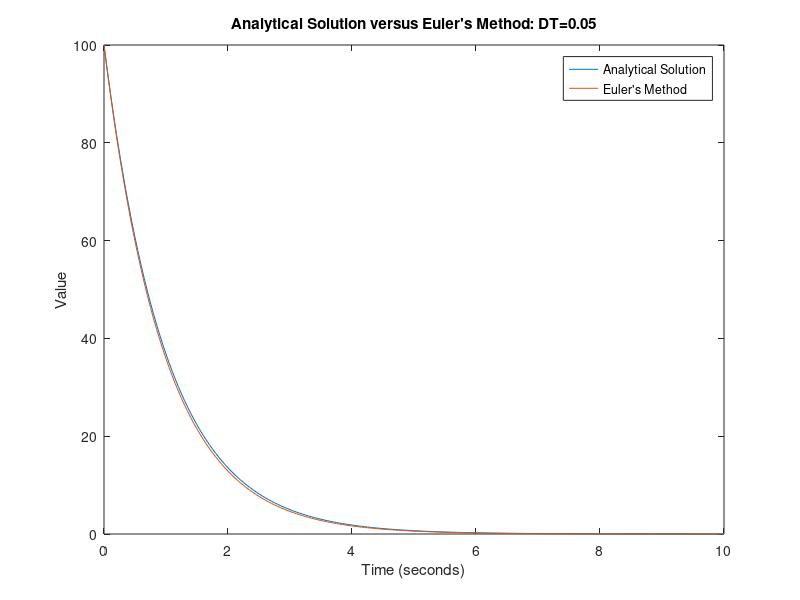
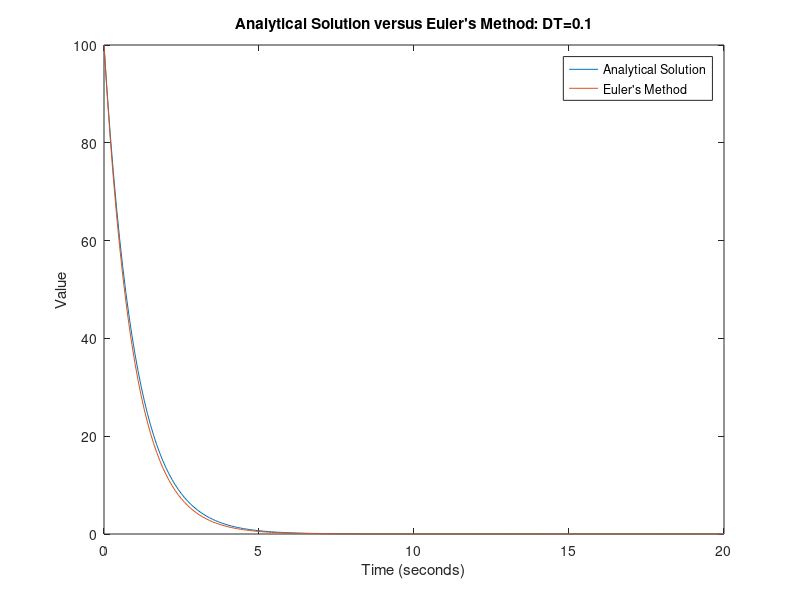
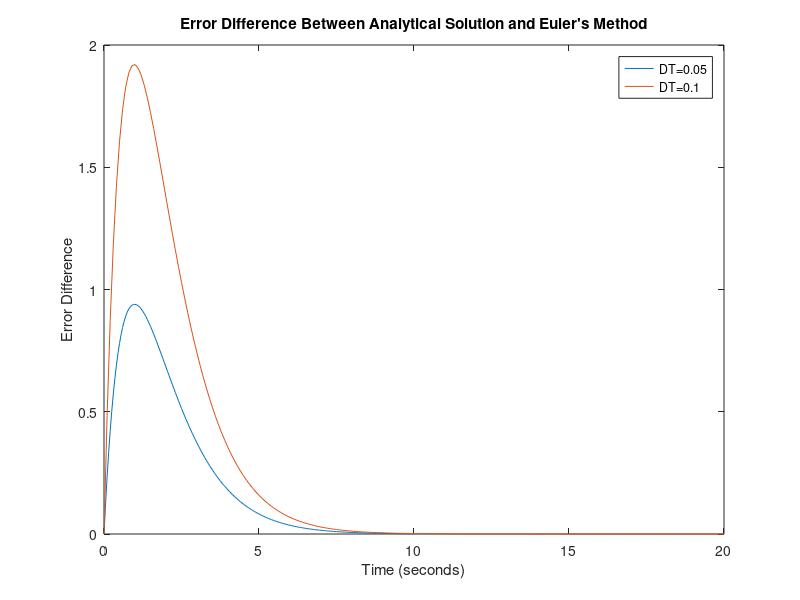

The MATLAB source for these figures, in order:
% Daniel Bristow
% PHYS 430

% In-Class Activity 2: Euler Method Exponential Decay 1/21/21

N_URANIUM_INITIAL = 100;
TAU = 1; % time constant (seconds)
DT = 0.05; % time interval (seconds)
time1 = 0:DT:DT*200;
n_uranium_array = zeros(1,length(time1));






% Euler's method: DT = 0.05
n_uranium_array(1,1) = N_URANIUM_INITIAL;

for i = 1 : length(n_uranium_array)-1
    
    n_uranium_array(1,i+1) = n_uranium_array(1,i) - DT * (n_uranium_array(1,i)/TAU);
    
end

% Analytical solution 
n_analytical = N_URANIUM_INITIAL * exp(-time1/TAU);

error_dif_1 = n_analytical - n_uranium_array;





% Plot
figure(1)
plot(time1,n_analytical)

hold on

plot(time1,n_uranium_array)

title('Analytical Solution versus Euler''s Method: DT=0.05')
xlabel('Time (seconds)')
ylabel('Value')

legend('Analytical Solution', 'Euler''s Method')

hold off






% Euler's method: DT = 0.1
DT = 0.1; % time interval (seconds)
time2 = 0:DT:DT*200;
n_uranium_array(1,1) = N_URANIUM_INITIAL;

for i = 1 : length(n_uranium_array)-1
    
    n_uranium_array(1,i+1) = n_uranium_array(1,i) - DT * (n_uranium_array(1,i)/TAU);
    
end

% Analytical solution 
n_analytical = N_URANIUM_INITIAL * exp(-time2/TAU);

% Error difference
error_dif_2 = n_analytical - n_uranium_array;






% Plot
figure(2)
plot(time2,n_analytical)

hold on

plot(time2,n_uranium_array)

title('Analytical Solution versus Euler''s Method: DT=0.1')
xlabel('Time (seconds)')
ylabel('Value')

legend('Analytical Solution', 'Euler''s Method')

hold off





% Plot
figure(3)
plot(time1,error_dif_1)

hold on

plot(time2,error_dif_2)

title('Error Difference Between Analytical Solution and Euler''s Method')
xlabel('Time (seconds)')
ylabel('Error Difference')

legend('DT=0.05', 'DT=0.1')

hold off
